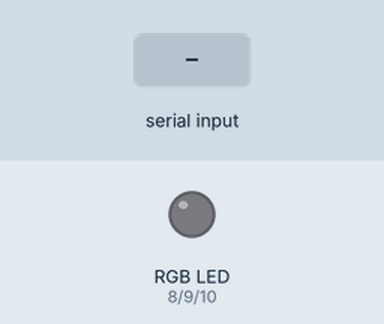
A sketch run on a simulated Arduino Uno, built with avr-gcc and run on an emulated ATmega328P. On the bench: an RGB LED mixed from three pins (HIGH = lit). Inputs (shaded band) come from the test bench.

Above: at 1.2 s.
1.3 s: "0" received over the second serial link
At 2.5 s:
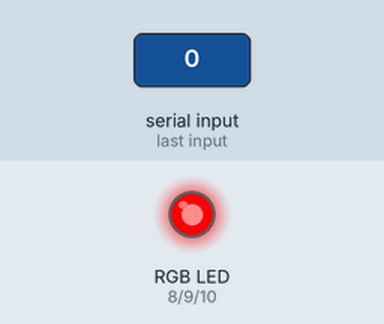
2.8 s: "2" received over the second serial link
At 3.9 s:
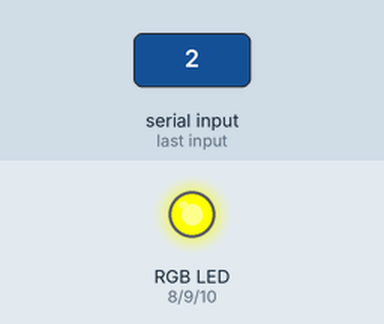
4.3 s: "1" received over the second serial link
At 5.0 s:
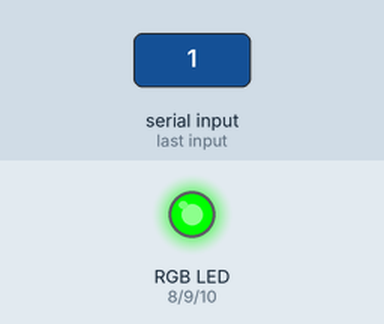
5.8 s: "4" received over the second serial link
At 6.1 s:
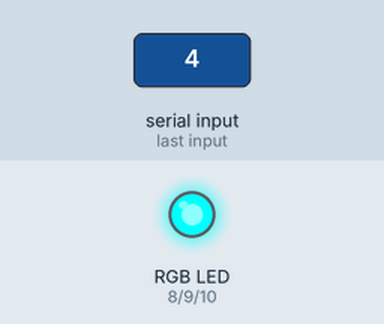
7.3 s: "3" received over the second serial link
At 8.5 s:
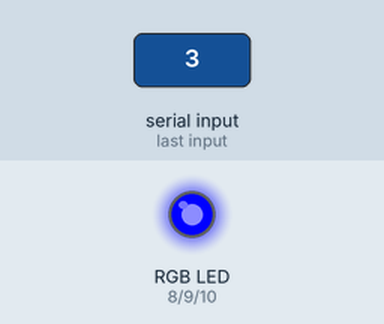
8.8 s: "5" received over the second serial link
At 9.6 s:
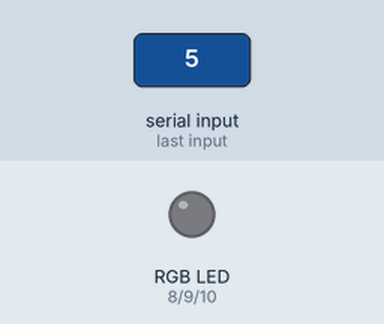
Timing chart, 0 to 11.3 s (numbered marks = the images above; inputs shaded):
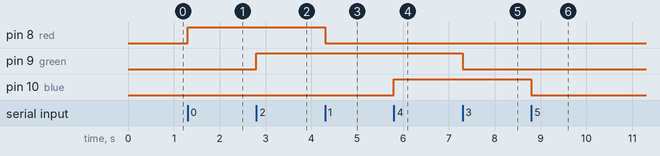

Measured:
- after the input at 1.3 s, pin 8 (red): LOW → HIGH at once
- after the input at 2.8 s, pin 9 (green): LOW → HIGH at once
- after the input at 4.3 s, pin 8 (red): HIGH → LOW at once
- after the input at 5.8 s, pin 10 (blue): LOW → HIGH at once
- after the input at 7.3 s, pin 9 (green): HIGH → LOW at once
- after the input at 8.8 s, pin 10 (blue): HIGH → LOW at once

The sketch:

Bluetooth_RGB.ino
```cpp
#include <SoftwareSerial.h>

int red = 8, green = 9, blue = 10;
char rec;
SoftwareSerial bluetoothBridge(2,3);

void setup()
{
  bluetoothBridge.begin(9600);
  bluetoothBridge.println("Connection established");

  pinMode(red, OUTPUT);
  pinMode(green, OUTPUT);
  pinMode(blue, OUTPUT);
}

void loop()
{
  rec = bluetoothBridge.read();
  switch(rec)
  {
    case '0':
      ligarLed(red, "Red on");
    break;
    case '1':
      desligarLed(red, "Red off");
    break;
    case '2':
      ligarLed(green, "Green on");
    break;
    case '3':
      desligarLed(green, "Green off");
    break;
    case '4':
      ligarLed(blue, "Blue on");
    break;
    case '5':
      desligarLed(blue, "Blue off");
    break;
  }
}

void ligarLed(int ledValue, const char* message)
{
  digitalWrite(ledValue, HIGH);
  bluetoothBridge.println(message);
}

void desligarLed(int ledValue, const char* message)
{
  digitalWrite(ledValue, LOW);
  bluetoothBridge.println(message);
}
```
